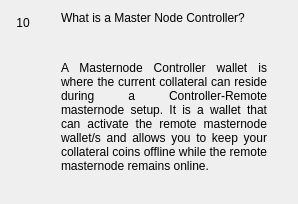
                  <widget class="QWidget" name="widgetFaq10" native="true">
                   <layout class="QHBoxLayout" name="horizontalpage_10" stretch="0,1">
                    <item alignment="Qt::AlignTop">
                     <widget class="QLabel" name="labelNumber10">
                      <property name="minimumSize">
                       <size>
                        <width>24</width>
                        <height>24</height>
                       </size>
                      </property>
                      <property name="maximumSize">
                       <size>
                        <width>16777215</width>
                        <height>24</height>
                       </size>
                      </property>
                      <property name="text">
                       <string>10</string>
                      </property>
                      <property name="alignment">
                       <set>Qt::AlignCenter</set>
                      </property>
                     </widget>
                    </item>
                    <item>
                     <layout class="QVBoxLayout" name="verticalLayoutpage_10">
                      <property name="leftMargin">
                       <number>20</number>
                      </property>
                      <property name="rightMargin">
                       <number>20</number>
                      </property>
                      <item>
                       <widget class="QLabel" name="labelSubtitle10">
                        <property name="text">
                         <string>What is a Master Node Controller?</string>
                        </property>
                        <property name="wordWrap">
                         <bool>true</bool>
                        </property>
                       </widget>
                      </item>
                      <item>
                       <spacer name="verticalSpacer_100">
                        <property name="orientation">
                         <enum>Qt::Vertical</enum>
                        </property>
                        <property name="sizeType">
                         <enum>QSizePolicy::Fixed</enum>
                        </property>
                        <property name="sizeHint" stdset="0">
                         <size>
                          <width>20</width>
                          <height>30</height>
                         </size>
                        </property>
                       </spacer>
                      </item>
                      <item>
                       <widget class="QLabel" name="labelContent10">
                        <property name="text">
                         <string>&lt;html&gt;&lt;head/&gt;&lt;body&gt;&lt;p align=&quot;justify&quot;&gt;A Masternode Controller wallet is where the current collateral can reside during a Controller-Remote masternode setup. It is a wallet that can activate the remote masternode wallet/s and allows you to keep your collateral coins offline while the remote masternode remains online. &lt;/p&gt;&lt;/body&gt;&lt;/html&gt;</string>
                        </property>
                        <property name="alignment">
                         <set>Qt::AlignLeading|Qt::AlignLeft|Qt::AlignTop</set>
                        </property>
                        <property name="wordWrap">
                         <bool>true</bool>
                        </property>
                       </widget>
                      </item>
                      <item>
                       <spacer name="verticalSpacer_92">
                        <property name="orientation">
                         <enum>Qt::Vertical</enum>
                        </property>
                        <property name="sizeHint" stdset="0">
                         <size>
                          <width>20</width>
                          <height>20</height>
                         </size>
                        </property>
                       </spacer>
                      </item>
                     </layout>
                    </item>
                   </layout>
                  </widget>
